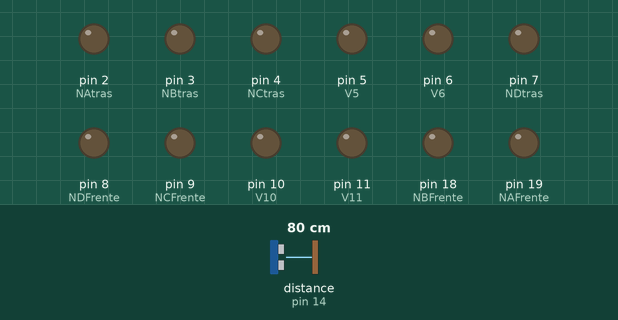
This sketch was run on a simulated Arduino Uno, built for the host (arithmetic inside an expression is 32-bit, double 64-bit). Parts: output pins drawn as LEDs (lit = HIGH). Wiring (inferred from the names in the program): ultrasonic range finder: trigger pin 15; echo pin 14. The test bench sets the inputs (shaded band); at power-on: distance to the obstacle (sensor on pin 14) 80 cm. The echo pulse lasts 58.3 µs per cm; WiFi joins after 1.5 s; servers stay silent unless stated; web services answer with replies made up by the test bench; pins used as bus, display or sensor lines are not drawn; what the sketch prints to the serial monitor is not drawn.

Above: at 4.6 s.
At 5.3 s:
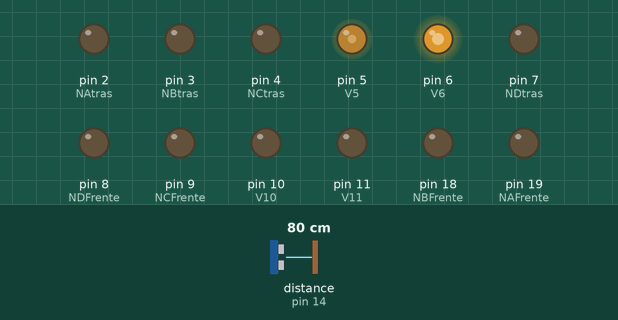
Timing chart, 0 to 6.8 s (numbered marks = the images above):
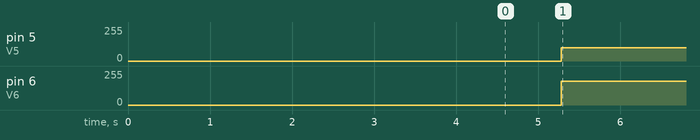

The sketch:

Final.ino
```cpp
#include <SPI.h>
#include <Ethernet.h>

int pin = 0; // analog pin
int tempc = 0,tempf=0; // temperature variables
int samples[8]; // variables to make a better precision
int maxi = -100,mini = 100; // to start max/min temperature
int i;

// 54-BF-64-F6-7F-7B
byte mac[]     = {0x80, 0xEE, 0x73, 0x58, 0xB4, 0xDB }; // Must be unique on local network
byte ip[]      = { 192,168,0,55 };                // Must be unique on local network
byte subnet[]  = { 255, 255, 255, 0 };
byte gateway[] = { 192,168,0,1 };

// ThingSpeak Settings
char thingSpeakAddress[] = "api.thingspeak.com";
String writeAPIKey = "V1N02IPF2D4Z4C2G";    // Write API Key for a ThingSpeak Channel
const int updateInterval = 10000;        // Time interval in milliseconds to update ThingSpeak

// Variable Setup
long lastConnectionTime = 0;
boolean lastConnected = false;
int failedCounter = 0;

// Initialize Arduino Ethernet Client
EthernetClient client;
//----------------------------------------------------------------------------------------------------------------fim variaveis ethernet
EthernetClient clientJAVA;
byte serverJAVA[] = { 192, 168, 0, 11 };

long DURACAO;
float DISTANCIA;

int V6 =6 ;
int V5 =5 ;

int NAtras = 2 ;// direita N
int NBtras =  3 ; //esquerda N
int NCtras =  4; // direito S
int NDtras = 7; // esquerda S
//----------------------------------------- parte 2
#define V10 10
#define V11 11
#define NAFrente 19
#define NBFrente 18
#define NCFrente 9
#define NDFrente 8

/// -----------------FIM VARIAVEIS Carrinho

// variaveis do sensor
#define echoPin 14//Pino ECHO do sensor no pino analógica A1
#define trigPin 15 //Pino TRIG do sensor no pino analógica A0
long duracao;
long HR_dist=0;
int minimumRange=5;
int maximumRange=200;
/// -----------------FIM VARIAVEIS SEnsor


int estadoNuvem;
  int ValorSensor=0;


int Distancia(){
  digitalWrite(trigPin, LOW); //não envia som
  delayMicroseconds(2);
  digitalWrite(trigPin,HIGH); //envia som
  delayMicroseconds(10);
  digitalWrite(trigPin,LOW); //não envia o som e espera o retorno do som enviado
  duracao = pulseIn(echoPin,HIGH); //Captura a duração em tempo do retorno do som.
 return  HR_dist = duracao*0.017; //Calcula a distância
}


void setup(){

  Serial.begin(9600);
  Ethernet.begin(mac, ip, gateway, subnet);
  delay(1000);
  Serial.print("ETHERNET SHIELD ip  is     : ");
  Serial.println(Ethernet.localIP());
   // Start Ethernet on Arduino
  startEthernet();


  //---------------------------------------------------------------


  pinMode(trigPin, OUTPUT); //define o pino TRIG como saída
  pinMode(echoPin, INPUT); //define o pino ECHO como entrada

  pinMode(V5,OUTPUT);
  pinMode(V6,OUTPUT);

  pinMode(V10,OUTPUT);
  pinMode(V11,OUTPUT);


  pinMode(NAtras,OUTPUT);
  pinMode(NBtras,OUTPUT);
  pinMode(NCtras,OUTPUT);
  pinMode(NDtras,OUTPUT);

  pinMode(NAFrente,OUTPUT);
  pinMode(NBFrente,OUTPUT);
  pinMode(NCFrente,OUTPUT);
  pinMode(NDFrente,OUTPUT);

  digitalWrite(NAtras,LOW);
  digitalWrite(NBtras,LOW);
  digitalWrite(NCtras,LOW);
  digitalWrite(NDtras,LOW);

  digitalWrite(NAFrente,LOW);
  digitalWrite(NBFrente,LOW);
  digitalWrite(NCFrente,LOW);
  digitalWrite(NDFrente,LOW);


}//------------------------------------------------------ fim setup

void loop(){

 while (!clientJAVA.connected()) {
         Serial.println("\nEsta desconectado do servidor do JAVA ----------------------------------------------\n");
         delay(500);
         clientJAVA.connect(serverJAVA, 8888);
 }

   if (clientJAVA.connected()) {

        ValorSensor= Distancia(); //chama a função para medir a distância

        clientJAVA.write(ValorSensor);

        int escolha = clientJAVA.read();
        int velocidade = clientJAVA.read();

        int v = 100;
        analogWrite(V5,v);
        analogWrite(V6,180);

        /*
              analogWrite(V10,v);
            analogWrite(V11,v);

              digitalWrite(NAFrente,HIGH);
              digitalWrite(NBFrente,LOW);
              digitalWrite(NCFrente,HIGH);
              digitalWrite(NDFrente,LOW);
          */
          int x=0,y=0,z=0,w=0;
          if(escolha == 1) x = 1;
          if(escolha == 2) y = 2;
          if(escolha == 3) z = 3;
          if(escolha == 4) w = 4;


          if(x == 1){


               digitalWrite(NAtras,LOW);// direita N
               digitalWrite(NBtras,HIGH); // esquerda N
               digitalWrite(NCtras,LOW); // direita S
               digitalWrite(NDtras,HIGH); // esquerda S


          }else if(y == 2){

            digitalWrite(NAtras,LOW );// direita N
            digitalWrite(NBtras,HIGH); // esquerda N
            digitalWrite(NCtras,HIGH); // direita S
            digitalWrite(NDtras,LOW); // esquerda S


         }else if(z == 3){

            digitalWrite(NAtras,HIGH );// direita N
            digitalWrite(NBtras,LOW); // esquerda N
            digitalWrite(NCtras,LOW); // direita S
            digitalWrite(NDtras,HIGH); // esquerda S


         }else if(w == 4){

            digitalWrite(NAtras,HIGH);// direita N
            digitalWrite(NBtras,LOW); // esquerda N
            digitalWrite(NCtras,HIGH); // direita S
            digitalWrite(NDtras,LOW); // esquerda S
         } else if(escolha == 100 ){

           if(ValorSensor > 30){

              digitalWrite(NAtras,LOW);// direita N
              digitalWrite(NBtras,HIGH); // esquerda N
              digitalWrite(NCtras,LOW); // direita S
              digitalWrite(NDtras,HIGH); // esquerda S
            }else {

            digitalWrite(NAtras,HIGH );// direita N
            digitalWrite(NBtras,LOW); // esquerda N
            digitalWrite(NCtras,LOW); // direita S
            digitalWrite(NDtras,HIGH); // esquerda S
            }

        }else if(escolha == 300 ){

            digitalWrite(NAtras,LOW);
            digitalWrite(NBtras,LOW);
            digitalWrite(NCtras,LOW);
            digitalWrite(NDtras,LOW);


       }else{

          delay(1000);
          digitalWrite(NAtras,LOW);
          digitalWrite(NBtras,LOW);
          digitalWrite(NCtras,LOW);
          digitalWrite(NDtras,LOW);

      }


   }//  fim


  tempc = ValorSensor;

  String analogPin0 = String(tempc);

  // Print Update Response to Serial Monitor
  if (client.available())
  {
    char c = client.read();
    Serial.print(c);
  }

  // Disconnect from ThingSpeak
  if (!client.connected() && lastConnected)
  {
    Serial.println();
    Serial.println("...disconnected.");
    Serial.println();

    client.stop();
  }

  // Update ThingSpeak
  if(!client.connected() && (millis() - lastConnectionTime > updateInterval))
  {
    updateThingSpeak("field1="+analogPin0);
  }

  lastConnected = client.connected();
}/// ---------------------------------------------------------------- fim loop

void updateThingSpeak(String tsData)
{
  if (client.connect(thingSpeakAddress, 80))
  {
    client.print("POST /update HTTP/1.1\n");
    client.print("Host: api.thingspeak.com\n");
    client.print("Connection: close\n");
    client.print("X-THINGSPEAKAPIKEY: "+writeAPIKey+"\n");
    client.print("Content-Type: application/x-www-form-urlencoded\n");
    client.print("Content-Length: ");
    client.print(tsData.length());
    client.print("\n\n");

    client.print(tsData);

    lastConnectionTime = millis();

    if (client.connected())
    {
      Serial.println("Connecting to ThingSpeak...");
      Serial.println();

      failedCounter = 0;
    }
    else
    {
      failedCounter++;

      Serial.println("Connection to ThingSpeak failed ("+String(failedCounter, DEC)+")");
      Serial.println();
    }

  }
  else
  {
    failedCounter++;

    Serial.println("Connection to ThingSpeak Failed ("+String(failedCounter, DEC)+")");
    Serial.println();

    lastConnectionTime = millis();
  }
}

void startEthernet()
{

  client.stop();

  Serial.println("Connecting Arduino to network...");
  Serial.println();

  delay(1000);

  // Connect to network amd obtain an IP address using DHCP
  if (Ethernet.begin(mac) == 0)
  {
    Serial.println("DHCP Failed, reset Arduino to try again");
    Serial.println();
  }
  else {
    Serial.println("Arduino connected to network using DHCP");
    Serial.println();
    Serial.println("Data being uploaded to THINGSPEAK Server.......");
    Serial.println();
  }

  delay(1000);
}
```

Measured:
- by itself, pin 5 (V5): 0/255 → 100/255 at 5.3 s
- by itself, pin 6 (V6): 0/255 → 180/255 at 5.3 s
